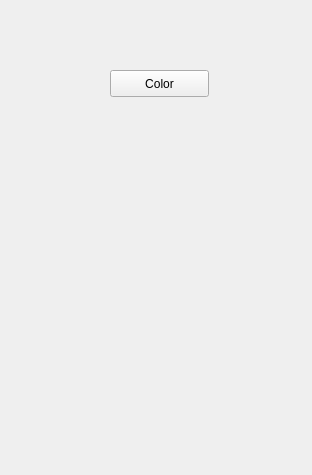
<?xml version="1.0" encoding="UTF-8"?>
<ui version="4.0">
 <class>Form</class>
 <widget class="QWidget" name="Form">
  <property name="geometry">
   <rect>
    <x>0</x>
    <y>0</y>
    <width>312</width>
    <height>475</height>
   </rect>
  </property>
  <property name="windowTitle">
   <string>Form</string>
  </property>
  <widget class="QPushButton" name="pushButton">
   <property name="geometry">
    <rect>
     <x>110</x>
     <y>70</y>
     <width>99</width>
     <height>27</height>
    </rect>
   </property>
   <property name="text">
    <string>Color</string>
   </property>
  </widget>
  <widget class="FormPainter" name="circle" native="true">
   <property name="geometry">
    <rect>
     <x>40</x>
     <y>130</y>
     <width>80</width>
     <height>80</height>
    </rect>
   </property>
  </widget>
  <widget class="FormPainter" name="triangle" native="true">
   <property name="geometry">
    <rect>
     <x>190</x>
     <y>130</y>
     <width>80</width>
     <height>80</height>
    </rect>
   </property>
  </widget>
  <widget class="FormPainter" name="square" native="true">
   <property name="geometry">
    <rect>
     <x>40</x>
     <y>240</y>
     <width>80</width>
     <height>80</height>
    </rect>
   </property>
  </widget>
  <widget class="FormPainter" name="heart" native="true">
   <property name="geometry">
    <rect>
     <x>190</x>
     <y>240</y>
     <width>80</width>
     <height>80</height>
    </rect>
   </property>
  </widget>
  <widget class="FormPainter" name="trace" native="true">
   <property name="geometry">
    <rect>
     <x>40</x>
     <y>350</y>
     <width>80</width>
     <height>80</height>
    </rect>
   </property>
  </widget>
  <widget class="FormPainter" name="arc" native="true">
   <property name="geometry">
    <rect>
     <x>190</x>
     <y>350</y>
     <width>80</width>
     <height>80</height>
    </rect>
   </property>
  </widget>
 </widget>
 <customwidgets>
  <customwidget>
   <class>FormPainter</class>
   <extends>QWidget</extends>
   <header location="global">formpainter.h</header>
   <container>1</container>
  </customwidget>
 </customwidgets>
 <resources/>
 <connections/>
</ui>
